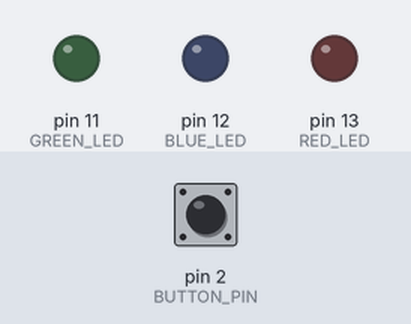
A sketch run on a simulated Arduino Uno, built with avr-gcc and run on an emulated ATmega328P. Shown: output pins drawn as LEDs (lit = HIGH). The inputs (shaded band) are chosen by the test bench; at power-on: pin 2 (BUTTON_PIN) LOW.

Above: at 0.3 s.
1.3 s: pin 2 (BUTTON_PIN) pulled HIGH for 0.15 s
At 2.6 s:
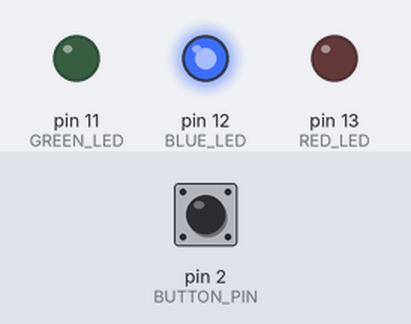
4.4 s: pin 2 (BUTTON_PIN) pulled HIGH for 1 s
At 6.7 s:
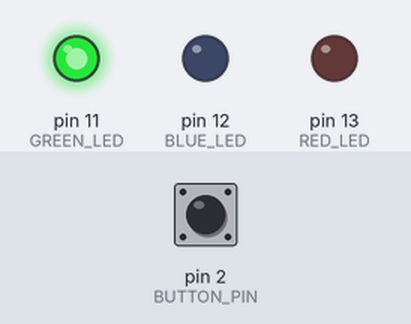
7.8 s: pin 2 (BUTTON_PIN) pulled HIGH for 3.2 s
At 8.5 s:
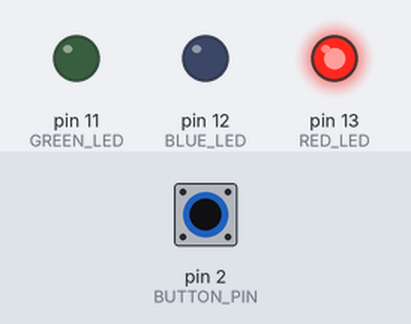
Timing chart, 0 to 18.5 s (numbered marks = the images above; inputs shaded):
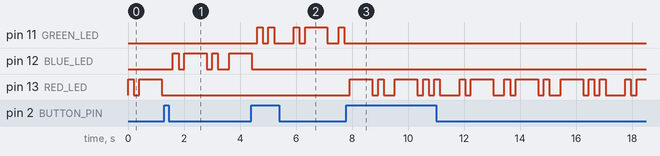

The sketch:

sketch_feb17f.ino
```cpp
// Arduino UNO

#define RED_LED 13
#define GREEN_LED 11
#define BLUE_LED 12

#define BUTTON_PIN 2         // pin on which to read a button press

#define DOT 200             // dot duration
#define DASH 800            // dash duration
#define NO_LIGHT 200        // no light duration

#define PAUSE 500           // pause duration between letters

// Debounce variables
int buttonState = LOW;
int lastButtonState = LOW;
unsigned long lastDebounceTime = 0;
unsigned long debounceDelay = 50;

// Morse code to display
// ARD : .- .-. -..

int currentLED = RED_LED;

// Change LED
void colorchange() {
  switch (currentLED) {
    case RED_LED:
      currentLED = BLUE_LED;
      break;
    case BLUE_LED:
      currentLED = GREEN_LED;
      break;
    case GREEN_LED:
      currentLED = RED_LED;
      break;
    default:
      break;
  }
}

void buttonpress(int duration, int state) {

  // Debounce button press
  unsigned long start = millis();

  while ( (millis() - start) <= duration ) {
    int reading = digitalRead(BUTTON_PIN);

    if (reading != lastButtonState) {
      lastDebounceTime = millis();
    }

    if ((millis() - lastDebounceTime) > debounceDelay) {

      if (reading != buttonState) {
        buttonState = reading;

        if (buttonState == HIGH) {
          if (state == 1) {
            digitalWrite(currentLED, LOW);
            colorchange();
            digitalWrite(currentLED, HIGH);
          } else {
          colorchange();
          }
        }
      }
    }

    lastButtonState = reading;
  }
}

// Flash the LED
void flash(int duration) {
  digitalWrite(currentLED, HIGH);
  buttonpress(duration, 1);
  digitalWrite(currentLED, LOW);
  buttonpress(NO_LIGHT, 0);
}

void setup() {
  // set pin modes
  pinMode(RED_LED, OUTPUT);
  pinMode(GREEN_LED, OUTPUT);
  pinMode(BLUE_LED, OUTPUT);
  pinMode(BUTTON_PIN, INPUT);
}

void loop() {
  flash(DOT);
  flash(DASH);
  buttonpress(200, 0);

  flash(DOT);
  flash(DASH);
  flash(DOT);
  buttonpress(200, 0);

  flash(DASH);
  flash(DOT);
  flash(DOT);
  buttonpress(500, 0);
}
```

Measured:
- after the input at 1.3 s, pin 12 (BLUE_LED): goes HIGH 0.20 s, LOW 0.20 s, HIGH 0.80 s, LOW 0.20 s, HIGH 0.20 s, LOW 0.40 s, then HIGH, starting after 0.31 s; pin 13 (RED_LED): stops changing and stays LOW
- after the input at 4.4 s, pin 11 (GREEN_LED): LOW → HIGH after 0.21 s, → LOW 0.20 s later, → HIGH 0.20 s later, → LOW 0.20 s later, … (10 changes in this stretch); pin 12 (BLUE_LED): goes on until 4.4 s, then stays LOW
- after the input at 7.8 s, pin 11 (GREEN_LED): stops changing and stays LOW; pin 13 (RED_LED): LOW → HIGH after 0.13 s, → LOW 0.80 s later, → HIGH 0.20 s later, → LOW 0.20 s later, … (29 changes in this stretch)
